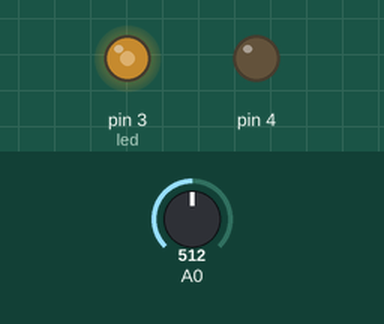
Bench run of a sketch on a simulated Arduino Uno, built with avr-gcc and run on an emulated ATmega328P. On the bench: output pins drawn as LEDs (lit = HIGH). The inputs (shaded band) are chosen by the test bench; at power-on: A0 = 512.

Above: at 1.2 s.
1.3 s: A0 set to 716
At 2.5 s:
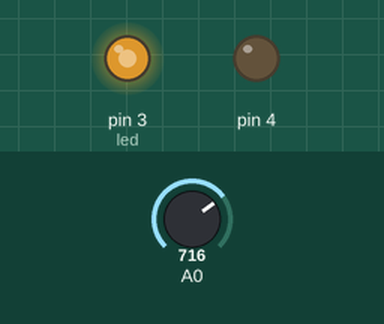
2.8 s: A0 set to 900
At 3.9 s:
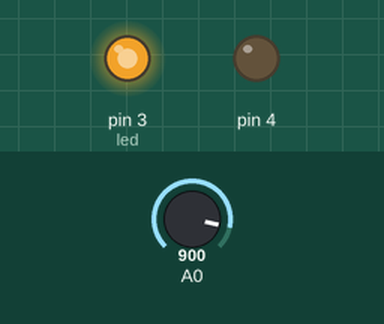
4.3 s: A0 set to 122
At 5.0 s:
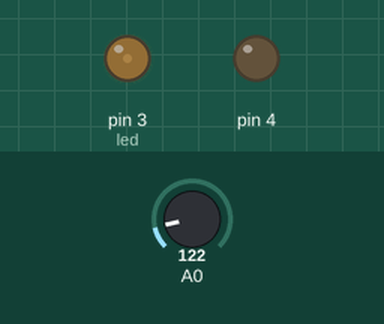
5.8 s: A0 set to 0
At 6.2 s:
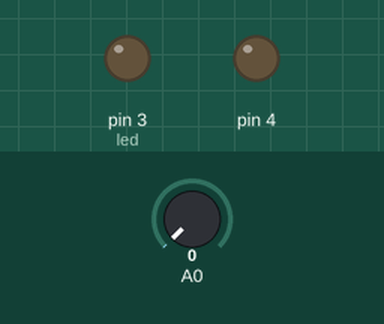
Timing chart, 0 to 8.3 s (numbered marks = the images above; inputs shaded):
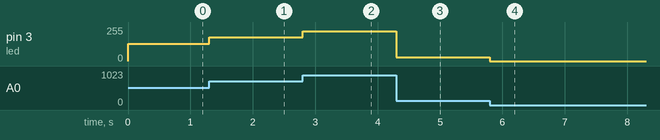

The sketch:

pwm.ino
```cpp
int led=3;
int motor=3;
int val=0;
void setup() {
  pinMode(3,OUTPUT);
  pinMode(4,OUTPUT);


}

void loop() {
  val=analogRead(A0);
  analogWrite(led,val/4);
  analogWrite(motor,val/4);

}
```

Measured:
- after the input at 1.3 s, pin 3 (led): 128/255 → 179/255 at once
- after the input at 2.8 s, pin 3 (led): 179/255 → 225/255 at once
- after the input at 4.3 s, pin 3 (led): 225/255 → 30/255 at once
- after the input at 5.8 s, pin 3 (led): 30/255 → 0/255 at once
